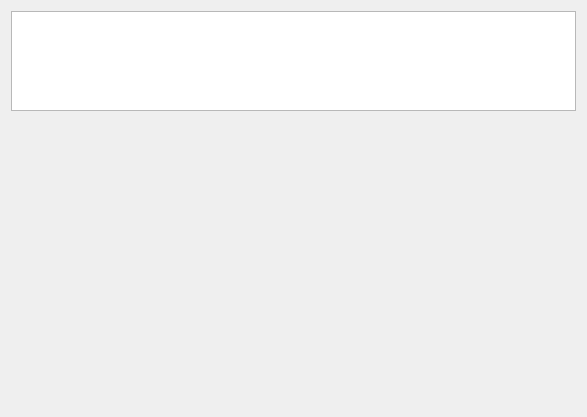
<?xml version="1.0" encoding="UTF-8"?>
<ui version="4.0">
 <class>NMW_Page01</class>
 <widget class="QWizardPage" name="NMW_Page01">
  <property name="geometry">
   <rect>
    <x>0</x>
    <y>0</y>
    <width>587</width>
    <height>417</height>
   </rect>
  </property>
  <property name="windowTitle">
   <string>WizardPage</string>
  </property>
  <layout class="QVBoxLayout" name="verticalLayout">
   <item>
    <widget class="QPlainTextEdit" name="instructionsField">
     <property name="maximumSize">
      <size>
       <width>16777215</width>
       <height>100</height>
      </size>
     </property>
     <property name="verticalScrollBarPolicy">
      <enum>Qt::ScrollBarAlwaysOff</enum>
     </property>
     <property name="horizontalScrollBarPolicy">
      <enum>Qt::ScrollBarAlwaysOff</enum>
     </property>
    </widget>
   </item>
   <item>
    <spacer name="verticalSpacer">
     <property name="orientation">
      <enum>Qt::Vertical</enum>
     </property>
     <property name="sizeHint" stdset="0">
      <size>
       <width>20</width>
       <height>290</height>
      </size>
     </property>
    </spacer>
   </item>
  </layout>
 </widget>
 <tabstops>
  <tabstop>instructionsField</tabstop>
 </tabstops>
 <resources/>
 <connections/>
</ui>
